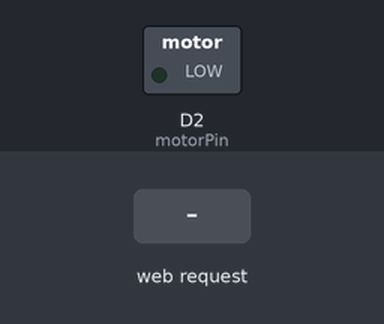
The sketch below on a simulated Arduino Uno R4 WiFi. Parts: switched loads named in the sketch (green lamp = pin HIGH). Dashed ring = blinking. Inputs (shaded band) come from the test bench. WiFi joins after 1.5 s; servers stay silent unless stated; not simulated (calls return 0 or success): arduino_secrets.h; what the sketch prints to the serial monitor is not drawn.

Above: at 3.7 s.
3.8 s: HTTP request GET /VP1=ON received
At 4.6 s:
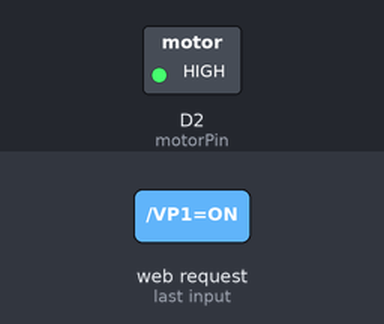
6.8 s: HTTP request GET /VP2=ON received
9.8 s: HTTP request GET /VP4=ON received
At 11.2 s:
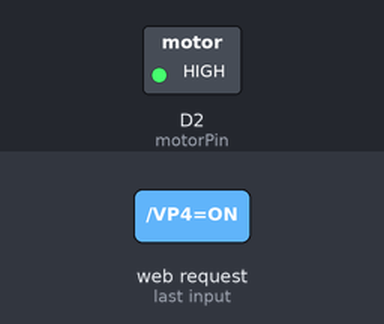
Timing chart, 0 to 15.0 s (numbered marks = the images above; inputs shaded):
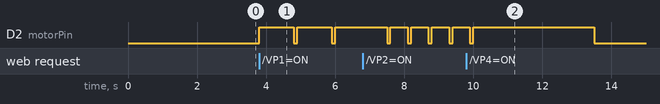

The sketch:

WebAppVibrationMotor_ArduinoUNO-R4.ino
```cpp
#include <WiFiS3.h>
#include <Arduino_JSON.h>
#include <EEPROM.h>
#include "arduino_secrets.h"

const int motorPin = 2;
WiFiServer server(80);

void setup() {
  Serial.begin(9600);
  delay(1000);
  pinMode(motorPin, OUTPUT);
  digitalWrite(motorPin, LOW);

  // Credentials
  char savedSsid[32] = SECRET_SSID;
  char savedPass[32] = SECRET_PASS;

  // Connect to saved network
  WiFi.begin(savedSsid, savedPass);
  while (WiFi.status() != WL_CONNECTED) {
    delay(1000);
    Serial.println("Connecting to WiFi...");
  }
  Serial.print("Connected! IP: ");
  Serial.println(WiFi.localIP());
  server.begin();
}


void loop() {
  WiFiClient client = server.available();
  if (client) {
    String request = client.readStringUntil('\r');
    client.flush();

    // Handle custom pattern POST
    if (request.indexOf("POST /vibrate/custom") != -1) {
      // Wait for body
      while (client.available() == 0) delay(1);
      String body = "";
      while (client.available()) {
        char c = client.read();
        body += c;
      }
      // Parse JSON
      int jsonStart = body.indexOf('{');
      if (jsonStart != -1) {
        String jsonString = body.substring(jsonStart);
        JSONVar json = JSON.parse(jsonString);
        if (JSON.typeof(json) == "undefined") {
          sendResponse(client, 400, "Invalid JSON");
        } else {
          JSONVar pattern = json["pattern"];
          if (pattern.length() > 0) {
            runPattern(pattern);
            sendResponse(client, 200, "Pattern executed");
          } else {
            sendResponse(client, 400, "No pattern steps");
          }
        }
      } else {
        sendResponse(client, 400, "No JSON found");
      }
    }
    // Test Case
    else if (request.indexOf("/ping") != -1) {
      sendResponse(client, 200, "Connected");
    }

    // Predefined Patterns
    //anger
    else if (request.indexOf("/VP1=ON") != -1) {
      startVibration(1000);
      delay(100);
      startVibration(1000);
      delay(100);
      startVibration(1000);
      sendResponse(client, 200, "Pattern 1 executed");
    }
    //happiness
    else if (request.indexOf("/VP2=ON") != -1) {
      startVibration(500);
      delay(100);
      startVibration(500);
      delay(100);
      startVibration(500);
      delay(100);
      startVibration(500);
      delay(100);
      startVibration(500);
      delay(100);
      startVibration(500);
      sendResponse(client, 200, "Pattern 2 executed");
    }
    //neutral
    else if (request.indexOf("/VP3=ON") != -1) {
     startVibration(200);
      sendResponse(client, 200, "Pattern 3 executed");
    }
    //sadness
    else if (request.indexOf("/VP4=ON") != -1) {
      startVibration(3000);
      sendResponse(client, 200, "Pattern 4 executed");
    }
    else {
      sendResponse(client, 404, "Not found");
    }
    delay(1);
    client.stop();
  }
}

void runPattern(JSONVar pattern) {
  for (int i = 0; i < pattern.length(); i++) {
    int vibrate = (int)pattern[i]["vibrate"];
    int pause = (int)pattern[i]["pause"];
    digitalWrite(motorPin, HIGH);
    delay(vibrate);
    digitalWrite(motorPin, LOW);
    delay(pause);
  }
}

void startVibration(int duration) {
  digitalWrite(motorPin, HIGH);
  delay(duration);
  digitalWrite(motorPin, LOW);
}

void sendResponse(WiFiClient& client, int code, String message) {
  client.println("HTTP/1.1 " + String(code) + " OK");
  client.println("Content-Type: application/json");
  client.println("Connection: close");
  client.println();
  client.print("{\"status\":\"");
  client.print(message);
  client.println("\"}");
}
```

Measured:
- after the input at 3.8 s, D2 (motorPin): alternates HIGH for 1.0 s and LOW for 0.10 s, starting at once
